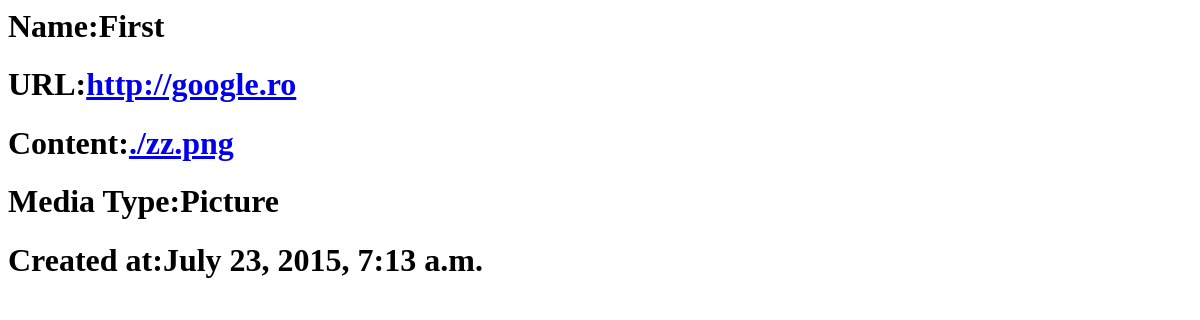
The app's page /cards/1/, older data.
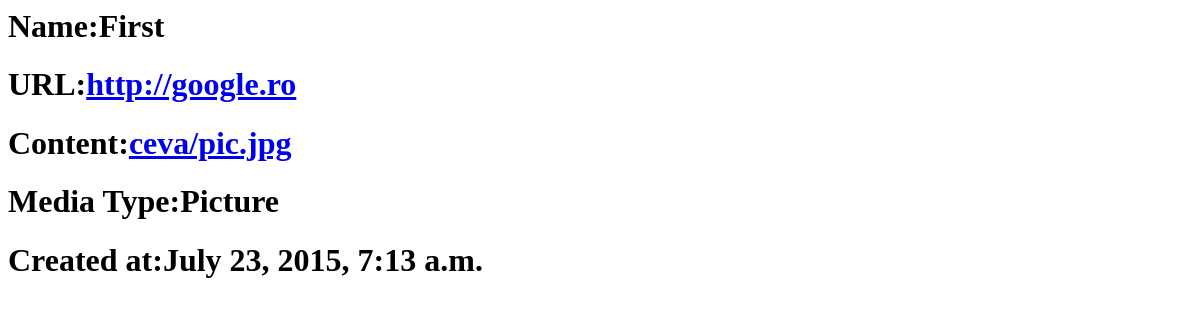
The same page, newer data.
### cards/models.py (models this page shows, shortened)
class Card(models.Model):
	owner=models.ForeignKey(User)
	url=models.URLField()
	name=models.CharField(max_length=6)
	image=models.ImageField()
	media_type=models.CharField(max_length=32)
	created_at=models.DateTimeField('created at')

### cards/views.py (the view)
# urls.py: url(r'^(?P<pk>[0-9]+)/$', views.DetailView.as_view(), name='detail'),
class DetailView(generic.DetailView):
    model = Card
    template_name = 'cards/detail.html'

### cards/templates/cards/detail.html (shortened to what this page needs)
<h1>Name:{{ card.name }}</h1>
<h1>URL:<a href="{{card.url}}">{{card.url}}</a></h1>
<h1>Content:<a href="{{card.image.url}}">{{card.image}}</a></h1>
<h1>Media Type:{{card.media_type}}</h1>
<h1>Created at:{{card.created_at}}</h1>

Row changes from the older to the newer data that the page shows:
changed Card "First": image "./zz.png" → "ceva/pic.jpg"
